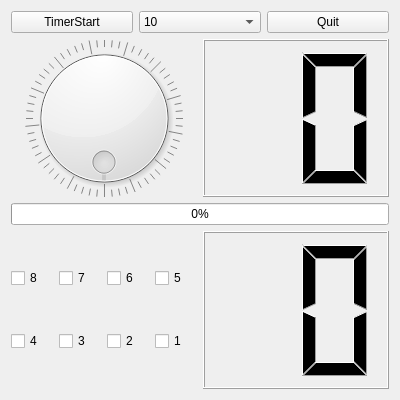
<?xml version="1.0" encoding="UTF-8"?>
<ui version="4.0">
 <class>Tab1DevControl</class>
 <widget class="QWidget" name="Tab1DevControl">
  <property name="geometry">
   <rect>
    <x>0</x>
    <y>0</y>
    <width>400</width>
    <height>400</height>
   </rect>
  </property>
  <property name="minimumSize">
   <size>
    <width>400</width>
    <height>400</height>
   </size>
  </property>
  <property name="windowTitle">
   <string>Form</string>
  </property>
  <layout class="QVBoxLayout" name="verticalLayout_2">
   <item>
    <layout class="QVBoxLayout" name="verticalLayout" stretch="1,4,1,4">
     <item>
      <layout class="QHBoxLayout" name="horizontalLayout1">
       <item>
        <widget class="QPushButton" name="pPushButtoiTimerStart">
         <property name="text">
          <string>TimerStart</string>
         </property>
         <property name="checkable">
          <bool>true</bool>
         </property>
         <property name="checked">
          <bool>false</bool>
         </property>
        </widget>
       </item>
       <item>
        <widget class="QComboBox" name="pComboBoxTimerValue">
         <property name="currentIndex">
          <number>0</number>
         </property>
         <item>
          <property name="text">
           <string>10</string>
          </property>
         </item>
         <item>
          <property name="text">
           <string>50</string>
          </property>
         </item>
         <item>
          <property name="text">
           <string>100</string>
          </property>
         </item>
         <item>
          <property name="text">
           <string>500</string>
          </property>
         </item>
         <item>
          <property name="text">
           <string>1000</string>
          </property>
         </item>
         <item>
          <property name="text">
           <string>2000</string>
          </property>
         </item>
        </widget>
       </item>
       <item>
        <widget class="QPushButton" name="pPushButtonQuit">
         <property name="text">
          <string>Quit</string>
         </property>
        </widget>
       </item>
      </layout>
     </item>
     <item>
      <layout class="QHBoxLayout" name="horizontalLayout2">
       <item>
        <widget class="QDial" name="pDialLed">
         <property name="maximum">
          <number>255</number>
         </property>
         <property name="wrapping">
          <bool>true</bool>
         </property>
         <property name="notchTarget">
          <double>3.700000000000000</double>
         </property>
         <property name="notchesVisible">
          <bool>true</bool>
         </property>
        </widget>
       </item>
       <item>
        <widget class="QLCDNumber" name="pLcdNumberLed">
         <property name="frameShape">
          <enum>QFrame::Shape::Box</enum>
         </property>
         <property name="lineWidth">
          <number>1</number>
         </property>
         <property name="smallDecimalPoint">
          <bool>false</bool>
         </property>
         <property name="digitCount">
          <number>2</number>
         </property>
         <property name="mode">
          <enum>QLCDNumber::Mode::Hex</enum>
         </property>
         <property name="segmentStyle">
          <enum>QLCDNumber::SegmentStyle::Filled</enum>
         </property>
        </widget>
       </item>
      </layout>
     </item>
     <item>
      <layout class="QHBoxLayout" name="horizontalLayout3">
       <item>
        <widget class="QProgressBar" name="pProgressBarLed">
         <property name="maximum">
          <number>255</number>
         </property>
         <property name="value">
          <number>0</number>
         </property>
         <property name="alignment">
          <set>Qt::AlignmentFlag::AlignCenter</set>
         </property>
        </widget>
       </item>
      </layout>
     </item>
     <item>
      <layout class="QHBoxLayout" name="horizontalLayout4" stretch="1,1">
       <item>
        <layout class="QGridLayout" name="pGridLayout">
         <item row="0" column="3">
          <widget class="QCheckBox" name="pCheckBoxKey5">
           <property name="text">
            <string>5</string>
           </property>
          </widget>
         </item>
         <item row="0" column="2">
          <widget class="QCheckBox" name="pCheckBoxKey6">
           <property name="text">
            <string>6</string>
           </property>
          </widget>
         </item>
         <item row="0" column="1">
          <widget class="QCheckBox" name="pCheckBoxKey7">
           <property name="text">
            <string>7</string>
           </property>
          </widget>
         </item>
         <item row="0" column="0">
          <widget class="QCheckBox" name="pCheckBoxKey8">
           <property name="text">
            <string>8</string>
           </property>
           <property name="shortcut">
            <string/>
           </property>
           <property name="checkable">
            <bool>true</bool>
           </property>
           <property name="autoRepeat">
            <bool>false</bool>
           </property>
           <property name="tristate">
            <bool>false</bool>
           </property>
          </widget>
         </item>
         <item row="1" column="0">
          <widget class="QCheckBox" name="pCheckBoxKey4">
           <property name="text">
            <string>4</string>
           </property>
          </widget>
         </item>
         <item row="1" column="1">
          <widget class="QCheckBox" name="pCheckBoxKey3">
           <property name="text">
            <string>3</string>
           </property>
          </widget>
         </item>
         <item row="1" column="2">
          <widget class="QCheckBox" name="pCheckBoxKey2">
           <property name="text">
            <string>2</string>
           </property>
          </widget>
         </item>
         <item row="1" column="3">
          <widget class="QCheckBox" name="pCheckBoxKey1">
           <property name="text">
            <string>1</string>
           </property>
          </widget>
         </item>
        </layout>
       </item>
       <item>
        <widget class="QLCDNumber" name="pLcdNumberKey">
         <property name="frameShape">
          <enum>QFrame::Shape::Box</enum>
         </property>
         <property name="lineWidth">
          <number>1</number>
         </property>
         <property name="smallDecimalPoint">
          <bool>false</bool>
         </property>
         <property name="digitCount">
          <number>2</number>
         </property>
         <property name="mode">
          <enum>QLCDNumber::Mode::Hex</enum>
         </property>
         <property name="segmentStyle">
          <enum>QLCDNumber::SegmentStyle::Filled</enum>
         </property>
        </widget>
       </item>
      </layout>
     </item>
    </layout>
   </item>
  </layout>
 </widget>
 <resources/>
 <connections>
  <connection>
   <sender>pDialLed</sender>
   <signal>valueChanged(int)</signal>
   <receiver>pLcdNumberLed</receiver>
   <slot>display(int)</slot>
   <hints>
    <hint type="sourcelabel">
     <x>104</x>
     <y>114</y>
    </hint>
    <hint type="destinationlabel">
     <x>388</x>
     <y>114</y>
    </hint>
   </hints>
  </connection>
  <connection>
   <sender>pDialLed</sender>
   <signal>valueChanged(int)</signal>
   <receiver>pProgressBarLed</receiver>
   <slot>setValue(int)</slot>
   <hints>
    <hint type="sourcelabel">
     <x>114</x>
     <y>69</y>
    </hint>
    <hint type="destinationlabel">
     <x>105</x>
     <y>128</y>
    </hint>
   </hints>
  </connection>
 </connections>
</ui>
